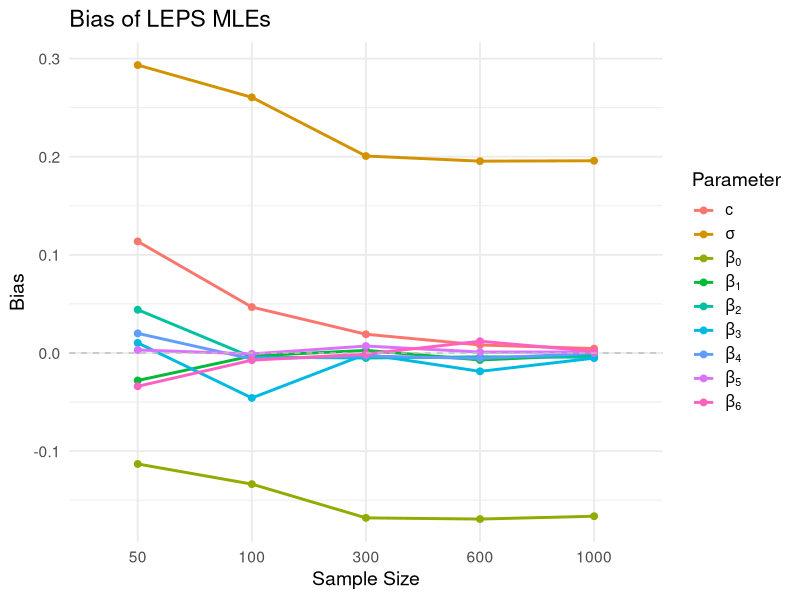
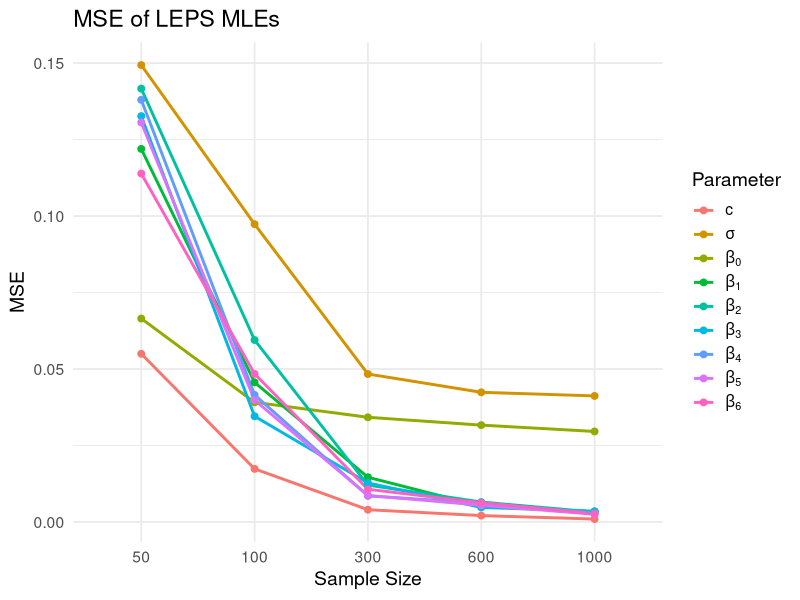

Source code (R) for these figures, in order:
# -------- Set Working Directory --------
setwd("C:\\Users\\1012 G2\\Documents\\R files\\EPS")

# -------- Load Required Libraries --------
library(survival) # Still useful for Surv object, though not for fitting directly
library(ggplot2)
library(dplyr)
library(tidyr)

# -------- Define True Parameters --------
true_params <- list(
  c = 0.7,
  sigma = 1.0,
  beta = c(0.5, -0.4, 0.3, -0.2, 0.1, -0.1, 0.05)  # beta0 to beta6
)
# Make sure beta is named for easier access
names(true_params$beta) <- paste0("beta", 0:6)

# -------- LEPS Quantile Function (for data generation) --------
rLEPS <- function(n, c, sigma, eta) {
  u <- runif(n)
  log_arg <- 1 - u^(1 / c)
  # Handle potential issues with log_arg to avoid NaNs
  if (any(log_arg <= 0 | !is.finite(log_arg))) {
    warning("Invalid arguments in rLEPS, some quantiles might be NaN/Inf.")
    t_val <- rep(NaN, n)
    valid_idx <- which(log_arg > 0 & is.finite(log_arg))
    t_val[valid_idx] <- -log(log_arg[valid_idx]) / (sigma * exp(eta[valid_idx]))
    return(t_val)
  }
  t <- -log(log_arg) / (sigma * exp(eta))
  return(t)
}

# -------- LEPS PDF and Survival Function (for likelihood) --------
# t: time
# c_param, sigma_param: LEPS parameters (renamed to avoid conflict with function args)
# eta: linear predictor (beta0 + X %*% betas)
# log: return log-density/log-survival?
dLEPS <- function(t, c_param, sigma_param, eta, log = FALSE) {
  # Ensure all parameters are positive for a valid distribution
  if (c_param <= 0 || sigma_param <= 0) {
    return(rep(-Inf, length(t))) # Return -Inf log-likelihood for invalid parameters
  }
  
  exp_term <- exp(-t * sigma_param * exp(eta))
  
  # Calculate PDF
  pdf_val <- c_param * (sigma_param * exp(eta)) * exp_term * (1 - exp_term)^(c_param - 1)
  
  if (log) {
    # Handle log(0) for pdf_val which can happen for extreme t or parameters
    log_pdf_val <- log(pdf_val)
    log_pdf_val[pdf_val <= 0] <- -Inf # Assign -Inf for non-positive pdf
    return(log_pdf_val)
  } else {
    return(pdf_val)
  }
}

pLEPS <- function(q, c_param, sigma_param, eta) {
  if (c_param <= 0 || sigma_param <= 0) {
    return(rep(NaN, length(q))) 
  }
  return((1 - exp(-q * sigma_param * exp(eta)))^c_param)
}

sLEPS <- function(t, c_param, sigma_param, eta, log = FALSE) {
  # S(t) = 1 - F(t)
  if (c_param <= 0 || sigma_param <= 0) {
    return(rep(NaN, length(t))) 
  }
  survival_val <- 1 - (1 - exp(-t * sigma_param * exp(eta)))^c_param
  
  if (log) {
    log_survival_val <- log(survival_val)
    log_survival_val[survival_val <= 0] <- -Inf # Assign -Inf for non-positive survival
    return(log_survival_val)
  } else {
    return(survival_val)
  }
}


# -------- Negative Log-Likelihood Function for LEPS Regression --------
# This function will be minimized by optim
neg_log_likelihood_leps <- function(params, time, status, X) {
  # params vector: c, sigma, beta0, beta1, ..., beta6
  c_param <- params[1]
  sigma_param <- params[2]
  beta0 <- params[3]
  betas_cov <- params[4:length(params)] # beta1 to beta6
  
  # Calculate linear predictor eta
  eta <- beta0 + X %*% betas_cov
  
  # Initialize log-likelihood contributions
  loglik_contributions <- numeric(length(time))
  
  # Contributions from uncensored observations (status == 1)
  idx_event <- which(status == 1)
  if (length(idx_event) > 0) {
    loglik_contributions[idx_event] <- dLEPS(time[idx_event], c_param, sigma_param, eta[idx_event], log = TRUE)
  }
  
  # Contributions from censored observations (status == 0)
  idx_censored <- which(status == 0)
  if (length(idx_censored) > 0) {
    loglik_contributions[idx_censored] <- sLEPS(time[idx_censored], c_param, sigma_param, eta[idx_censored], log = TRUE)
  }
  
  # Sum the log-likelihood contributions
  total_loglik <- sum(loglik_contributions)
  
  # optim minimizes, so we return negative log-likelihood
  # Handle cases where log-likelihood might be -Inf (e.g., invalid parameters)
  if (!is.finite(total_loglik)) {
    return(.Machine$double.xmax) # Return a very large number for bad parameters
  }
  
  return(-total_loglik)
}

# -------- Simulation Function (updated for custom MLE) --------
simulate_leps_mle <- function(n, true_params, n_sim = 100) {
  # 9 parameters to estimate: c, sigma, beta0, beta1, ..., beta6
  all_estimates <- matrix(NA, nrow = n_sim, ncol = 9)
  colnames(all_estimates) <- c("c_est", "sigma_est", paste0("beta", 0:6, "_est"))
  
  failure_count <- 0 # Initialize failure counter
  
  # Initial values for optimization (crucial for convergence)
  # These are often close to the true values for simulation, or small positive values
  # for scale/shape and 0 for betas.
  initial_values <- c(
    c = 0.5,     # Initial guess for c
    sigma = 0.8, # Initial guess for sigma
    beta0 = 0,   # Initial guess for beta0
    beta1 = 0, beta2 = 0, beta3 = 0, beta4 = 0, beta5 = 0, beta6 = 0 # Initial guess for other betas
  )
  
  # Lower and upper bounds for parameters (for L-BFGS-B method)
  # c and sigma must be > 0. Betas can be any real number.
  lower_bounds <- c(1e-6, 1e-6, rep(-Inf, 7)) # c, sigma > 0
  upper_bounds <- rep(Inf, 9)
  
  for (i in 1:n_sim) {
    # Generate covariates
    X <- matrix(rnorm(n * 6), ncol = 6) # X1 to X6
    
    # Calculate linear predictor (eta = beta0 + beta1*X1 + ... + beta6*X6)
    eta_true <- true_params$beta["beta0"] + X %*% true_params$beta[paste0("beta", 1:6)]
    
    # Generate true event times from LEPS distribution
    T <- rLEPS(n, true_params$c, true_params$sigma, eta_true)
    
    # Check for invalid T values (NaN/Inf from rLEPS if input was problematic)
    if (any(!is.finite(T))) {
      failure_count <- failure_count + 1
      next # Skip this simulation if generated times are invalid
    }
    
    # Generate censoring times (exponential, ~40% censoring)
    rate_val <- 1 / (quantile(T, 0.6, na.rm = TRUE) + .Machine$double.eps)
    C <- rexp(n, rate = rate_val)
    
    # Determine observed time and status
    time <- pmin(T, C)
    status <- as.numeric(T <= C) # 1 if event, 0 if censored
    
    # Handle cases where all events are censored or other issues making fitting impossible
    if (sum(status) == 0 || length(unique(time)) < length(initial_values) / 2) {
      failure_count <- failure_count + 1
      next
    }
    
    # Attempt to fit the LEPS model using optim
    # Using "L-BFGS-B" for box constraints (lower/upper bounds)
    fit <- try(optim(
      par = initial_values,
      fn = neg_log_likelihood_leps,
      time = time,
      status = status,
      X = X,
      method = "L-BFGS-B",
      lower = lower_bounds,
      upper = upper_bounds,
      control = list(fnscale = 1) # fnscale = 1 means we are minimizing, not maximizing
    ), silent = TRUE)
    
    # Check for fitting errors or non-convergence
    if (inherits(fit, "try-error") || fit$convergence != 0 || any(is.na(fit$par)) || length(fit$par) != 9) {
      failure_count <- failure_count + 1
      next # Skip this iteration if fit failed or coefficients are invalid
    }
    
    # Store estimated parameters
    all_estimates[i, ] <- fit$par
  }
  
  # Filter out rows with NA estimates (from failed simulations)
  valid_rows_idx <- apply(all_estimates, 1, function(x) all(is.finite(x)))
  clean_estimates <- all_estimates[valid_rows_idx, , drop = FALSE]
  
  # True parameter values for comparison (all 9 parameters)
  true_all_params <- c(true_params$c, true_params$sigma, true_params$beta)
  
  # Calculate AE, Bias, MSE for all 9 parameters
  AE_all <- colMeans(clean_estimates, na.rm = TRUE)
  Bias_all <- AE_all - true_all_params
  MSE_all <- colMeans((clean_estimates - matrix(rep(true_all_params, each = nrow(clean_estimates)), ncol = 9))^2, na.rm = TRUE)
  
  return(list(
    AE = AE_all,
    Bias = Bias_all,
    MSE = MSE_all,
    failures = failure_count # Return the total failure count
  ))
}

# -------- Run Simulations for Sample Sizes --------
sample_sizes <- c(50, 100, 300, 600, 1000)
# Update param_names to match the order of 'params' in neg_log_likelihood_leps
param_names <- c("c", "sigma", paste0("beta", 0:6)) # Total 9 parameters
table_data <- data.frame()

for (n in sample_sizes) {
  message(paste("Running simulation for n =", n, "..."))
  # Changed to the new simulation function
  sim_result <- simulate_leps_mle(n, true_params, n_sim = 100)
  
  current_failures <- sim_result$failures
  
  for (j in seq_along(param_names)) {
    table_data <- rbind(table_data, data.frame(
      Sample_Size = n,
      Parameter = param_names[j],
      AE = round(sim_result$AE[j], 4),
      Bias = round(sim_result$Bias[j], 4),
      MSE = round(sim_result$MSE[j], 6),
      Failures = ifelse(j == 1, current_failures, NA) # Only assign to the first row for each n
    ))
  }
}

# Fill down the Failures column for display purposes
table_data <- table_data %>%
  group_by(Sample_Size) %>%
  fill(Failures, .direction = "downup") %>%
  ungroup()

# -------- Save Results as CSV --------
write.csv(table_data, "Simulation_Results_LEPS_MLE.csv", row.names = FALSE)
print("Simulation_Results_LEPS_MLE.csv created.")

# -------- Prepare Data for Plotting --------
output_for_plots <- table_data # Now all parameters will have AE/Bias/MSE

output_for_plots$Parameter <- factor(output_for_plots$Parameter, levels = param_names)

# -------- Create Expression Labels for Plotting --------
param_labels <- c(
  expression(c),
  expression(sigma),
  expression(beta[0]),
  expression(beta[1]),
  expression(beta[2]),
  expression(beta[3]),
  expression(beta[4]),
  expression(beta[5]),
  expression(beta[6])
)
names(param_labels) <- param_names

# Ensure labels only include the parameters present in the filtered data (which is all now)
plot_param_labels <- param_labels[names(param_labels) %in% unique(output_for_plots$Parameter)]

# -------- Plot and Save Bias --------
pdf("Bias_Plot_LEPS_MLE.pdf", width = 9, height = 6)
ggplot(output_for_plots, aes(x = as.factor(Sample_Size), y = Bias, group = Parameter, color = Parameter)) +
  geom_line(size = 1) +
  geom_point(size = 2) +
  scale_color_manual(values = scales::hue_pal()(length(plot_param_labels)), labels = plot_param_labels) +
  labs(title = "Bias of LEPS MLEs", x = "Sample Size", y = "Bias", color = "Parameter") +
  theme_minimal(base_size = 14) +
  geom_hline(yintercept = 0, linetype = "dashed", color = "grey")
dev.off()
print("Bias_Plot_LEPS_MLE.pdf created.")

# -------- Plot and Save MSE --------
pdf("MSE_Plot_LEPS_MLE.pdf", width = 9, height = 6)
ggplot(output_for_plots, aes(x = as.factor(Sample_Size), y = MSE, group = Parameter, color = Parameter)) +
  geom_line(size = 1) +
  geom_point(size = 2) +
  scale_color_manual(values = scales::hue_pal()(length(plot_param_labels)), labels = plot_param_labels) +
  labs(title = "MSE of LEPS MLEs", x = "Sample Size", y = "MSE", color = "Parameter") +
  theme_minimal(base_size = 14)
dev.off()
print("MSE_Plot_LEPS_MLE.pdf created.")